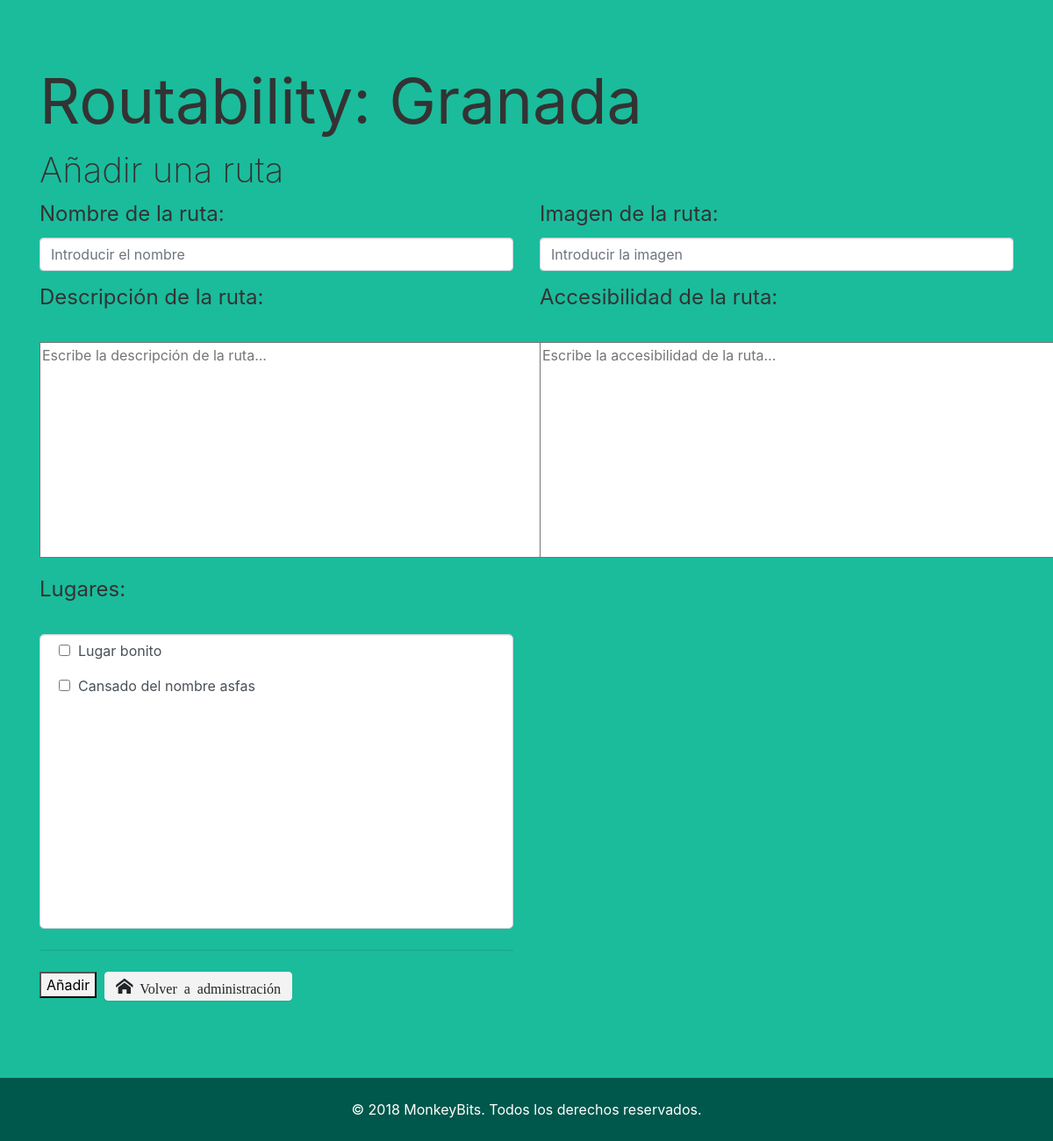
Page /RoutabilityAdmin/addRoutes.php on the earlier database version.
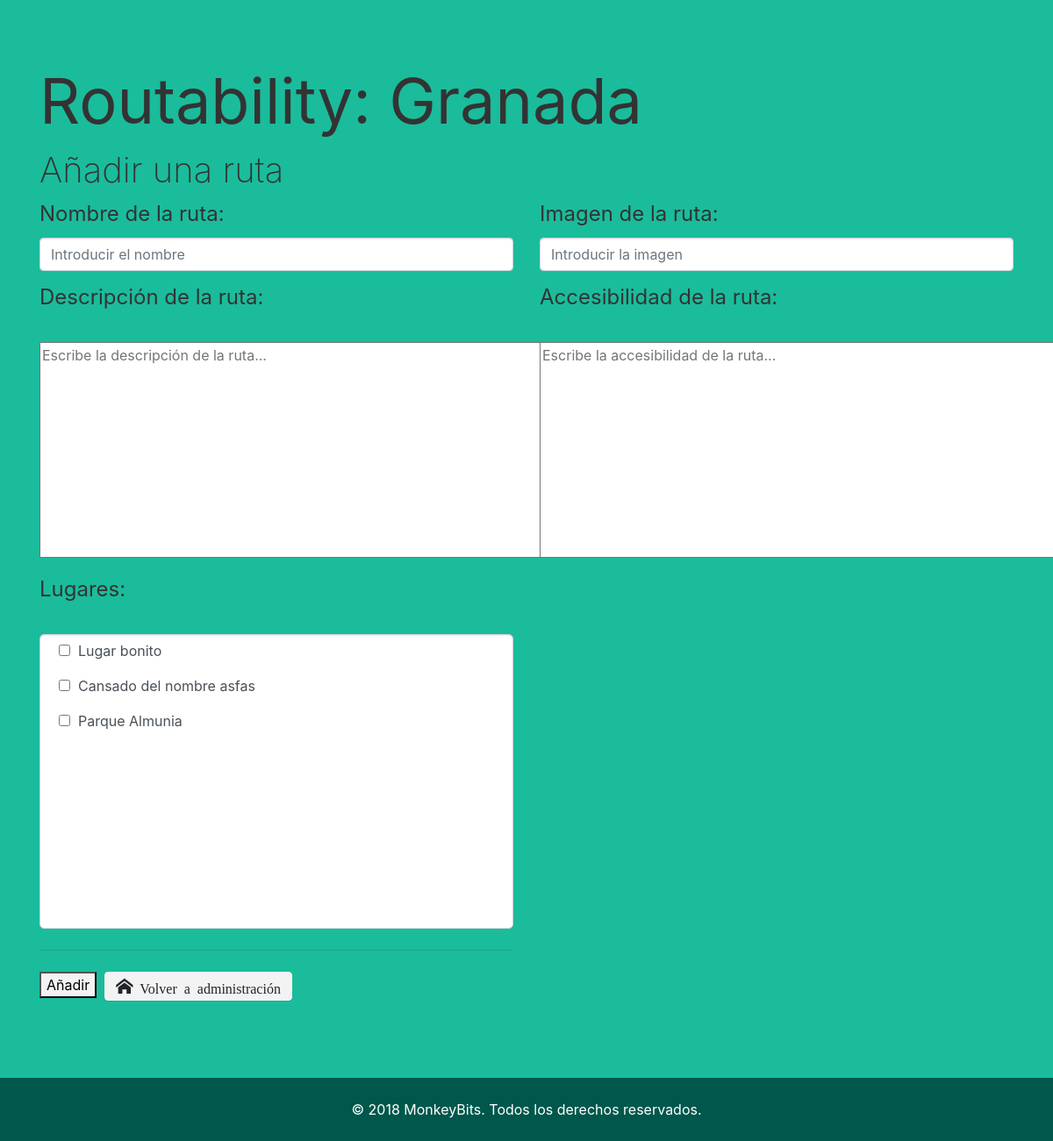
Same page on the later database version.
### tables this page shows
CREATE TABLE `place` (
  `IdPlace` int(8) NOT NULL,
  `Email` varchar(50) NOT NULL,
  `MadeBy` varchar(50) DEFAULT NULL,
  `Name` varchar(50) NOT NULL,
  `Description` text NOT NULL,
  `Localitation` varchar(100) NOT NULL,
  `Image` text NOT NULL,
  `Accesibility` text NOT NULL
);

### RoutabilityAdmin/addRoutes.php (the view, shortened to what this page needs)
<?php
$conexion = mysqli_connect("localhost", "root", "");
?>
<!DOCTYPE html>
<html>
<head>
    <link rel="stylesheet" href="https://cdnjs.cloudflare.com/ajax/libs/font-awesome/4.7.0/css/font-awesome.min.css" type="text/css">
    <link rel="stylesheet" href="./theme.css" type="text/css">
    <link rel="stylesheet" href="./fonts.css" type="text/css">
</head>
<body class="bg-primario">
    <div class="py-5">
        <div class="container">
            <div class="row">
                <div class="col-md-12">
                    <h1 class="display-3"><b>Routability: Granada</b></h1>
                </div>
            </div>
            <fieldset>
                <h1>Añadir una ruta</h1>
                <form action="addRoutes.php" method="post">
                    <div class="row">
                        <div class="col-md-6">
                            <div class="form-group">
                                <h4><b>Nombre de la ruta:</b></h4><input type="nombre" class="form-control" required value="" name="nombre" placeholder="Introducir el nombre" onBlur="if(this.value=='')this.value='nombre'" onFocus="if(this.value=='nombre')this.value='' ">
                            </div>
                        </div>
                        <div class="col-md-6">
                            <div class="form-group">
                                <h4><b>Imagen de la ruta:</b></h4><input type="imagen" class="form-control" required value="" name="imagen" placeholder="Introducir la imagen" onBlur="if(this.value=='')this.value='imagen'" onFocus="if(this.value=='imagen')this.value='' ">
                            </div>
                        </div>
                    </div>
                    <div class="row">
                        <div class="col-md-6">
                            <div class="form-group">
                                <h4><b>Descripción de la ruta:</b></h4><br /><textarea required value="" name="descripcion" placeholder="Escribe la descripción de la ruta..." maxlength="10000" rows="10" cols="56" onFocus="if(this.value=='descripcion')this.value='' "></textarea>
                            </div>
                        </div>
                        <div class="col-md-6">
                            <div class="form-group">
                                <h4><b>Accesibilidad de la ruta:</b></h4><br /><textarea required value="" name="accesibilidad" placeholder="Escribe la accesibilidad de la ruta..." maxlength="10000" rows="10" cols="56" onFocus="if(this.value=='accesibilidad')this.value='' "></textarea>
                            </div>
                        </div>
                        <div class="col-md-6">
                            <div class="form-group">
                                <h4><b>Lugares:</b></h4><br />
                                <div class="scroll" style="border-radius:5px; background-color:white;">
                                    <?php
                                    $resultado_lugares = mysqli_query($conexion, "SELECT * FROM `place`");
                                    if ($resultado_lugares->num_rows > 0) {
                                        while($array_resultado =  mysqli_fetch_assoc($resultado_lugares)) {
                                            echo"<p>&nbsp&nbsp<input name='lugares[]' type='checkbox' id='".$array_resultado['IdPlace']."' value=".$array_resultado['IdPlace']."<br/>&nbsp&nbsp<b>".$array_resultado['Name']."</b></p>";
                                        }
                                    }
                                    ?>
                                </div>
                                <hr>
                                <div>
                                    <input class="bg-light" type="submit" name="aniadir" value="Añadir">
                                    &nbsp<a class="btn btn btn-primary btn-light icon-home" href="Home.php">&nbsp;Volver a administración</a>
                                </div>
                            </div>
                        </div>
                    </div>
                </form>
            </fieldset>
        </div>
    </div>
    <div class="py-3 bg-secundario" style="">
        <div class="container">
            <div class="row">
                <div class="col-md-12 text-center">
                    <p class="mb-0 text-white"><b>© 2018 MonkeyBits. Todos los derechos reservados.</b></p>
                </div>
            </div>
        </div>
    </div>
</body>
</html>

Differences in the rows shown:
added place: Name "Parque Almunia"
